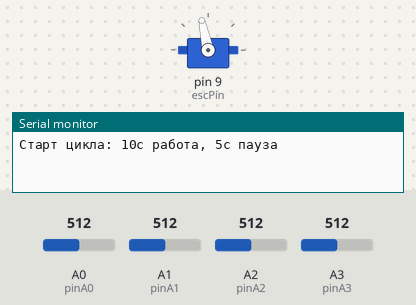
Simulated run of this sketch. Board: Arduino Uno, built with avr-gcc and run on an emulated ATmega328P. On the bench: servo, the last lines printed to the serial monitor. The inputs (shaded band) are chosen by the test bench; at power-on: A0 (pinA0) = 512, A1 (pinA1) = 512, A2 (pinA2) = 512, A3 (pinA3) = 512.

Above: at 15.05 s.
At 30.0 s:
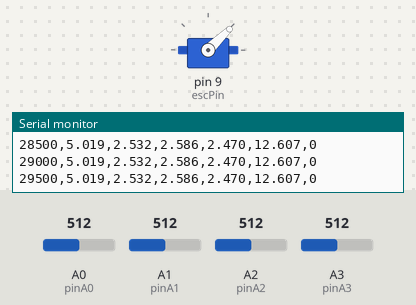
Timing chart, 0 to 34.5 s (numbered marks = the images above):
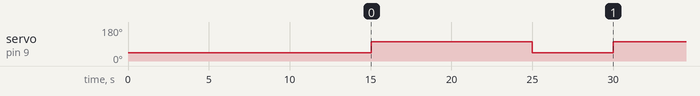

The sketch:

sketch_telem.ino
```cpp
#include <Servo.h>
#include <math.h>

Servo motorESC;
const int escPin = 9;

const int pinA0 = A0;
const int pinA1 = A1;
const int pinA2 = A2;
const int pinA3 = A3;

const float vRef = 4.94;
const float ratio0 = 2.032;
const float ratio1 = 3.057;
const float ratio2 = 4.104;
const float ratio3 = 5.104;

int throttle = 1600;

const unsigned long motorOnTime = 10000;
const unsigned long motorOffTime = 5000;
const unsigned long motorPeriod = motorOnTime + motorOffTime;

const unsigned long serialInterval = 500;
unsigned long prevSerialTime = 0;

void setup() {
  Serial.begin(9600);
  delay(2000);

  motorESC.attach(escPin);
  motorESC.writeMicroseconds(1000);
  delay(3000);

  delay(10000);

  Serial.println(F("Старт цикла: 10с работа, 5с пауза"));
}

void loop() {
  unsigned long currentMillis = millis();

  unsigned long timeInCycle = currentMillis % motorPeriod;
  bool motorOn = (timeInCycle < motorOnTime);

  if (motorOn) {
    motorESC.writeMicroseconds(throttle);
  } else {
    motorESC.writeMicroseconds(1000);
  }

  if (currentMillis - prevSerialTime >= serialInterval) {
    prevSerialTime = currentMillis;

    float vB1 = (analogRead(pinA0) / 1024.0) * vRef * ratio0;
    float vB2 = (analogRead(pinA1) / 1024.0) * vRef * ratio1;
    float vB3 = (analogRead(pinA2) / 1024.0) * vRef * ratio2;
    float vB4 = (analogRead(pinA3) / 1024.0) * vRef * ratio3;

    float cell1 = vB1;
    float cell2 = vB2 - vB1;
    float cell3 = vB3 - vB2;
    float cell4 = vB4 - vB3;
    float total = vB4;

    cell1 = fabs(cell1);
    cell2 = fabs(cell2);
    cell3 = fabs(cell3);
    cell4 = fabs(cell4);
    total = fabs(total);

    int gasPercent;
    if (motorOn) {
      gasPercent = (throttle - 1000) / 10;
    } else {
      gasPercent = 0;
    }

    Serial.print(currentMillis);
    Serial.print(F(","));
    Serial.print(cell1, 3);
    Serial.print(F(","));
    Serial.print(cell2, 3);
    Serial.print(F(","));
    Serial.print(cell3, 3);
    Serial.print(F(","));
    Serial.print(cell4, 3);
    Serial.print(F(","));
    Serial.print(total, 3);
    Serial.print(F(","));
    Serial.println(gasPercent);
  }
}
```

Measured:
- by itself, servo on pin 9 (escPin): alternates 102° for 10.0 s and 44° for 5.0 s
